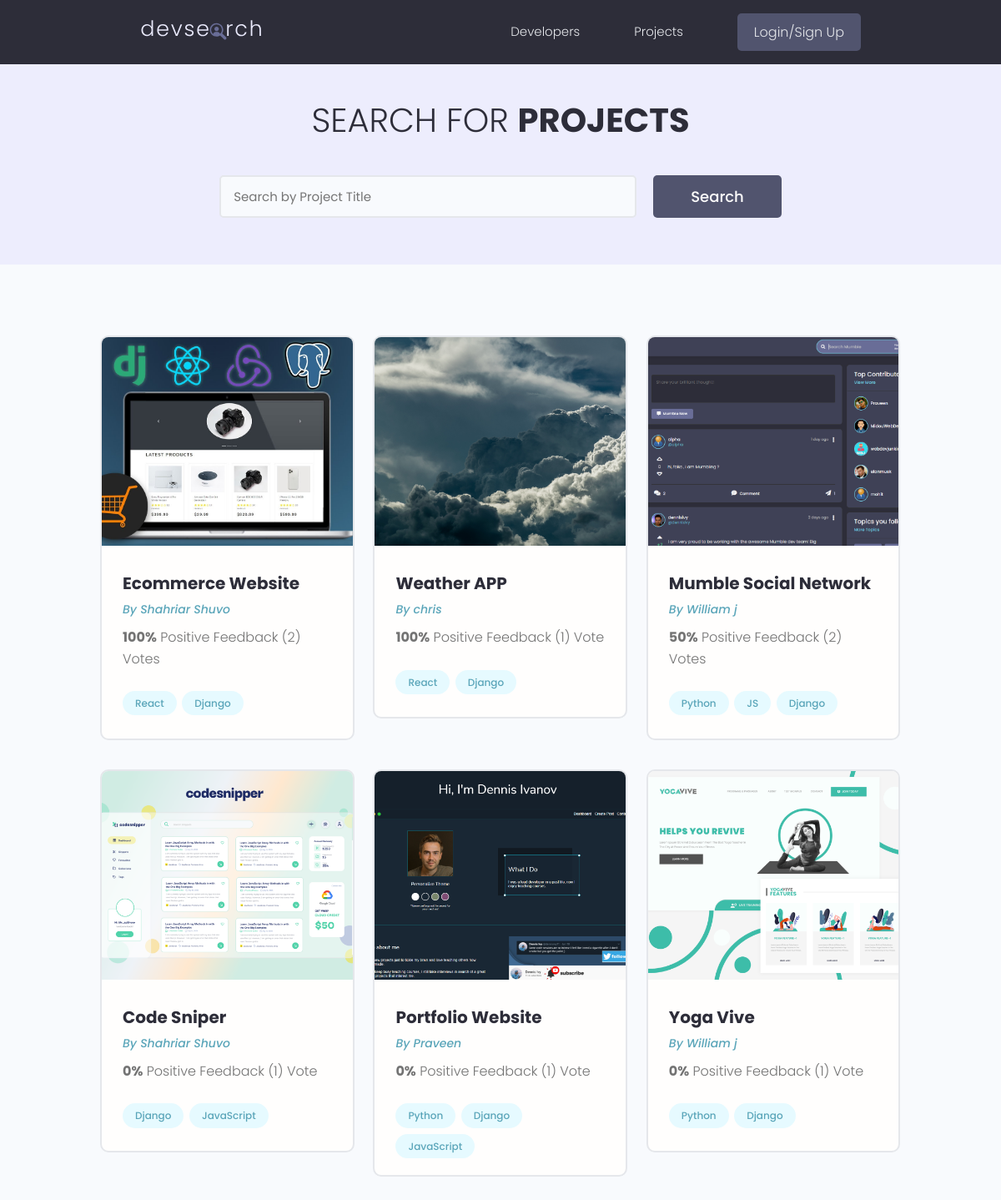
/projects/, run on the app's committed database.
### projects/models.py (models this page shows, shortened)
class Project(models.Model):
    owner = models.ForeignKey(
        Profile, null=True, blank=True, on_delete=models.CASCADE)
    title = models.CharField(max_length=200)
    description = models.TextField(null=True, blank=True)
    featured_image = models.ImageField(
        null=True, blank=True, default="default.jpg")
    demo_link = models.CharField(max_length=2000, null=True, blank=True)
    source_link = models.CharField(max_length=2000, null=True, blank=True)
    tags = models.ManyToManyField('Tag', blank=True)
    vote_total = models.IntegerField(default=0, null=True, blank=True)
    vote_ratio = models.IntegerField(default=0, null=True, blank=True)
    created = models.DateTimeField(auto_now_add=True)
    id = models.UUIDField(default=uuid.uuid4, unique=True,
                          primary_key=True, editable=False)
    class Meta:
        ordering = ['-vote_ratio', '-vote_total', 'title']
    @property
    def imageURL(self):
        try:
            url = self.featured_image.url
        except:
            url = ''
        return url

class Tag(models.Model):
    name = models.CharField(max_length=200)
    created = models.DateTimeField(auto_now_add=True)
    id = models.UUIDField(default=uuid.uuid4, unique=True,
                          primary_key=True, editable=False)
    def __str__(self):
        return self.name

### users/models.py (models this page shows, shortened)
class Profile(models.Model):
    user = models.OneToOneField(
        User, on_delete=models.CASCADE, null=True, blank=True)
    name = models.CharField(max_length=200, blank=True, null=True)
    email = models.EmailField(max_length=500, blank=True, null=True)
    username = models.CharField(max_length=200, blank=True, null=True)
    location = models.CharField(max_length=200, blank=True, null=True)
    short_intro = models.CharField(max_length=200, blank=True, null=True)
    bio = models.TextField(blank=True, null=True)
    profile_image = models.ImageField(
        null=True, blank=True, upload_to='profiles/', default="profiles/user-default.png")
    social_github = models.CharField(max_length=200, blank=True, null=True)
    social_twitter = models.CharField(max_length=200, blank=True, null=True)
    social_linkedin = models.CharField(max_length=200, blank=True, null=True)
    social_youtube = models.CharField(max_length=200, blank=True, null=True)
    social_website = models.CharField(max_length=200, blank=True, null=True)
    created = models.DateTimeField(auto_now_add=True)
    id = models.UUIDField(default=uuid.uuid4, unique=True,
                          primary_key=True, editable=False)
    class Meta:
        ordering = ['created']

### projects/views.py (the view)
# urls.py: path('projects/', views.getProjects),
def projects(request):
    projects, search_query = searchProjects(request)
    custom_range, projects = paginateProjects(request, projects, 6)
    context = {'projects': projects,
               'search_query': search_query, 'custom_range': custom_range}
    return render(request, 'projects/projects.html', context)

### projects/utils.py (called while the page is built)
def paginateProjects(request, projects, results):
    page = request.GET.get('page')
    paginator = Paginator(projects, results)
    try:
        projects = paginator.page(page)
    except PageNotAnInteger:
        page = 1
        projects = paginator.page(page)
    except EmptyPage:
        page = paginator.num_pages
        projects = paginator.page(page)
    leftIndex = (int(page) - 4)
    if leftIndex < 1:
        leftIndex = 1
    rightIndex = (int(page) + 5)
    if rightIndex > paginator.num_pages:
        rightIndex = paginator.num_pages + 1
    custom_range = range(leftIndex, rightIndex)
    return custom_range, projects

def searchProjects(request):
    search_query = ''
    if request.GET.get('search_query'):
        search_query = request.GET.get('search_query')
    tags = Tag.objects.filter(name__icontains=search_query)
    projects = Project.objects.distinct().filter(
        Q(title__icontains=search_query) |
        Q(description__icontains=search_query) |
        Q(owner__name__icontains=search_query) |
        Q(tags__in=tags)
    )
    return projects, search_query

### projects/templates/projects/projects.html (shortened to what this page needs)
{% extends 'main.html' %}
{% block content %}
<main class="projects">
    <section class="hero-section text-center">
        <div class="container container--narrow">
            <div class="hero-section__box">
                <h2>Search for <span>Projects</span></h2>
            </div>
            <div class="hero-section__search">
                <form id='searchForm' class="form" action="{% url 'projects' %}" method="get">
                    <div class="form__field">
                        <input class="input input--text" id="formInput#search" type="text" name="search_query"
                            placeholder="Search by Project Title" value="{{search_query}}" />
                    </div>
                    <input class="btn btn--sub btn--lg" type="submit" value="Search" />
                </form>
            </div>
        </div>
    </section>
    <section class="projectsList">
        <div class="container">
            <div class="grid grid--three">
                {% for project in projects %}
                <div class="column">
                    <div class="card project">
                        <a href="{% url 'project' project.id %}" class="project">
                            <img class="project__thumbnail" src="{{project.imageURL}}" alt="project thumbnail" />
                            <div class="card__body">
                                <h3 class="project__title">{{project.title}}</h3>
                                <p><a class="project__author" href="{% url 'user-profile' project.owner.id %}">By
                                        {{project.owner.name}}</a>
                                </p>
                                <p class="project--rating">
                                    <span style="font-weight: bold;">{{project.vote_ratio}}%</span> Positive
                                    Feedback ({{project.vote_total}}) Vote{{project.vote_total|pluralize:"s"}}
                                </p>
                                <div class="project__tags">
                                    {% for tag in project.tags.all %}
                                    <span class="tag tag--pill tag--main">
                                        <small>{{tag}}</small>
                                    </span>
                                    {% endfor %}
                                </div>
                            </div>
                        </a>
                    </div>
                </div>
                {% endfor %}
            </div>
        </div>
    </section>
</main>
{% endblock %}

### templates/main.html (shortened to what this page needs)
<!DOCTYPE html>
{% load static %}
<html>
<head>
    <link rel="stylesheet" href="https://cdn.iconmonstr.com/1.3.0/css/iconmonstr-iconic-font.min.css" />
    <link rel="stylesheet" href="{% static 'uikit/styles/uikit.css' %}" />
    <link rel="stylesheet" href="{% static 'styles/app.css' %}" />
</head>
<body>
    {% include 'navbar.html' %}
    {% block content %}
    {% endblock content %}
</body>
</html>

### templates/navbar.html (shortened to what this page needs)
{% load static %}
<header class="header">
    <div class="container container--narrow">
        <a href="{% url 'profiles' %}" class="header__logo">
            <img src="{% static 'images/logo.svg' %} " alt="DevSearch Logo" />
        </a>
        <nav class="header__nav">
            <ul class="header__menu">
                <li class="header__menuItem"><a href="{% url 'profiles' %}">Developers</a></li>
                <li class="header__menuItem"><a href="{% url 'projects' %}">Projects</a></li>
                {% if request.user.is_authenticated %}
                <li class="header__menuItem"><a href="{% url 'inbox' %}">Inbox</a></li>
                <li class="header__menuItem"><a href="{% url 'account' %}">Account</a></li>
                <li class="header__menuItem"><a href="{% url 'logout' %}" class="btn btn--sub">Logout</a></li>
                {% else %}
                <li class="header__menuItem"><a href="{% url 'login' %}" class="btn btn--sub">Login/Sign Up</a></li>
                {% endif %}
            </ul>
        </nav>
    </div>
</header>

### static/styles/app.css (style rules this page uses)
:root { --color-sub: #2d2d39; }
.btn--sub { background-color: var(--color-sub-light); }
.card { border: 2px solid var(--color-light); }
img { width: 100%; }
.header { position: sticky; z-index: 111; background-color: var(--color-sub); padding: 1.5rem 0; }
.header > .container { display: flex; justify-content: space-between; align-items: center; }
.header__logo > img { height: 3.8rem; }
.header__nav > ul { display: inline-flex; align-items: center; list-style: none; gap: 6.5rem; }
.header__menuItem > a { color: var(--color-light); font-weight: 300; }
.hero-section { height: 40vh; display: flex; align-items: center; background-color: var(--color-sub); }
.hero-section__box { margin-bottom: 4rem; }
.hero-section__box > h2, .hero-section__box > h2 > span { font-size: 4rem; color: var(--color-light); line-height: 1.3; text-transform: uppercase; }
.hero-section__box > h2 { font-weight: 300; }
.hero-section__box > h2 > span { font-weight: 700; }
.hero-section__search > .form { display: flex; align-items: center; justify-content: center; gap: 2rem; }
.hero-section__search > .form input.input--text { width: 50rem; }
.project__author { font-size: 1.4rem; font-style: italic; }
.project--rating { margin-bottom: 1.6em; margin-top: .5em; }
.projects > .hero-section { background: var(--color-sub-lighter); height: 30vh; }
.projects .hero-section__box { margin-bottom: 2.5rem; }
.projects .hero-section__box > h2 { color: var(--color-sub); }
.projects .hero-section__box > h2 > span { font-weight: 700; color: var(--color-sub); }
.projectsList { margin-top: 8rem; }
.project__thumbnail { height: 25rem; object-fit: cover; object-position: top center; }
.project__title { font-size: 2rem; font-weight: 700; color: var(--color-sub); }

### static/uikit/styles/modules/_variables.css (style rules this page uses)
:root { --color-main: #5aa5b9; --color-main-light: #e6faff; --color-sub: #3f4156; --color-sub-light: #51546e; --color-sub-lighter: #ededfd; --color-text: #737373; --color-gray: #8b8b8b; --color-light: #e5e7eb; --color-light-gray: #767676; --color-bg: #f8fafd; --color-white: #fffefd; --color-white-light: #f3f3f3; --color-success: #359e64; --color-success-bg: #def8e8; --color-error: #fc4b0b; --color-error-bg: #fff2ee; --font-base: 'Poppins', arial, helvetica, 'Segoe UI', roboto, ubuntu, sans-serif; --font-monospace: 'Fira Code', 'Courier New', courier, monospace; --font-regular: 300; --font-medium: 500; --font-bold: 700; --generic-shadow: 1px 1px 5px #00000010; --generic-transition: all 0.3s ease-in-out; }

### static/uikit/styles/modules/_base.css (style rules this page uses)
* { margin: 0; padding: 0; box-sizing: border-box; text-rendering: optimizeLegibility; color: inherit; font-size: inherit; }
html { font-size: 50%; }
@media only screen and (min-width: 480px) { html { font-size: 56.25%; } }
@media only screen and (min-width: 1200px) { html { font-size: 62.5%; } }
body { line-height: 1.6; font-weight: 400; font-size: 1.5rem; color: var(--color-text); background-color: var(--color-bg); min-height: 100vh; }

### static/uikit/styles/modules/_typography.css (style rules this page uses)
* { font-family: var(--font-base); }
h2 { font-size: 3.6rem; font-weight: var(--font-bold); }
h3 { font-size: 3.2rem; font-weight: var(--font-medium); }
p, span, strong { font-size: 1.6rem; color: var(--color-text); font-weight: var(--font-regular); }
a { padding-bottom: 2px; text-decoration: none; display: inline-block; color: var(--color-main); font-weight: var(--font-medium); }

### static/uikit/styles/modules/_utilities.css (style rules this page uses)
.container { width: 92%; max-width: 165rem; margin: 0 auto; box-sizing: border-box; }
.container--narrow { width: 92%; max-width: 120rem; }
@media screen and (min-width: 1000px) { .container { width: 90%; } }
@media screen and (min-width: 1000px) { .container--narrow { width: 85%; } }
@media screen and (min-width: 1200px) { .container { width: 80%; } }
@media screen and (min-width: 1200px) { .container--narrow { width: 72%; } }
.text-center { text-align: center; }

### static/uikit/styles/modules/_button.css (style rules this page uses)
.btn { display: inline-block; position: relative; cursor: pointer; background-color: var(--color-light); font-weight: var(--font-medium); color: var(--color-sub); text-decoration: none; padding: 1rem 2rem; border-radius: 0.5rem; border: none; width: -webkit-fit-content; width: -moz-fit-content; width: fit-content; height: -webkit-fit-content; height: -moz-fit-content; height: fit-content; font-size: 1.6rem; outline-width: 0; outline-color: transparent; -webkit-backface-visibility: hidden; backface-visibility: hidden; transition: all 0.3s ease-in-out; }
.btn--sub { background-color: var(--color-sub); color: var(--color-white); }
.btn--lg { font-size: 1.8rem; padding: 1.2rem 4.5rem; }

### data on the page
Project: imageURL (picture), title "Ecommerce Website", owner.name "Shahriar Shuvo", vote_ratio "100", vote_total "2"
Tag: name "React"
Tag: name "Django"
Project: imageURL (picture), title "Weather APP", owner.name "chris", vote_ratio "100", vote_total "1"
Project: imageURL (picture), title "Mumble Social Network", owner.name "William j", vote_ratio "50", vote_total "2"
Tag: name "Python"
Tag: name "JS"
Project: imageURL (picture), title "Code Sniper", owner.name "Shahriar Shuvo", vote_ratio "0", vote_total "1"
Tag: name "JavaScript"
Project: imageURL (picture), title "Portfolio Website", owner.name "Praveen", vote_ratio "0", vote_total "1"
Project: imageURL (picture), title "Yoga Vive", owner.name "William j", vote_ratio "0", vote_total "1"
